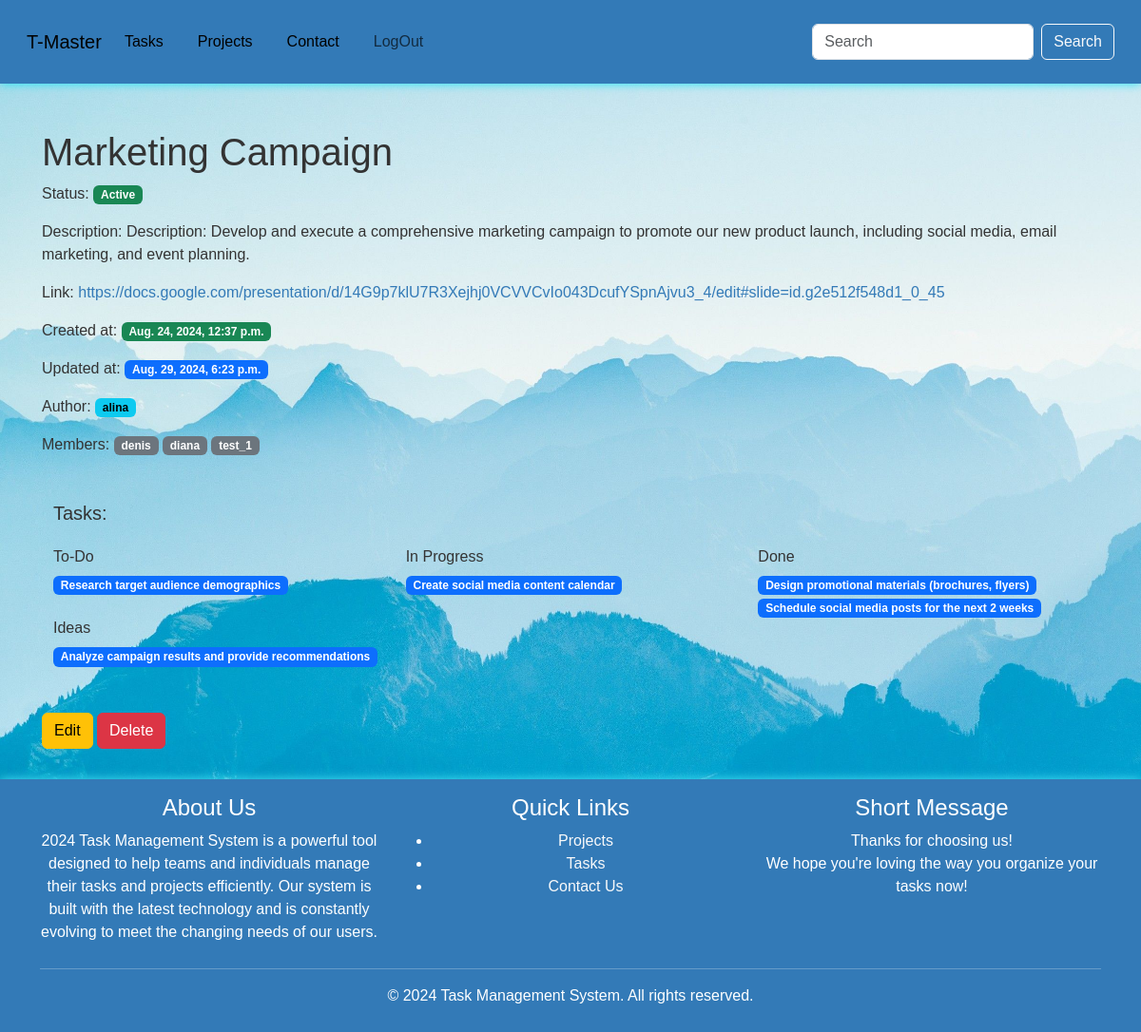
Screenshot of /projects/1/ (signed in) with the database file from the repository.
### system/models.py (models this page shows, shortened)
class Project(models.Model):
    STATUS_CHOICES_P = [
        ("Active", "active"),
        ("Inactive", "inactive"),
        ("Archived", "archived"),
    ]
    title = models.CharField(max_length=200)
    creator_of_project = models.ForeignKey(User, on_delete=models.CASCADE)
    members = models.ManyToManyField(User, related_name= 'member', blank=True)
    description = models.TextField()
    image = models.ImageField(upload_to='pr_img/', blank=True, null=True)
    files = models.FileField(upload_to='pr_files/', blank=True, null=True)
    link = models.URLField(max_length=200, blank=True)
    created_at = models.DateTimeField(auto_now_add=True)
    updated_at = models.DateTimeField(auto_now=True)
    status = models.CharField(max_length=20, choices=STATUS_CHOICES_P, default='active')

class Task(models.Model):
    STATUS_CHOICES = [
        ("To-Do", "todo"),
        ("In Progress", "in_progress"),
        ("Done", "done"),
        ("Ideas", "ideas"),
    ]
    PRIORITY_CHOICES = [
        ("Low", "low"),
        ("Medium", "medium"),
        ("High", "high"),
        ("God Dammit", "gd"),  # why not ;)
    ]
    title = models.CharField(max_length=256)
    creator = models.ForeignKey(User, on_delete=models.CASCADE, related_name="tasks")
    project = models.ForeignKey(Project, on_delete=models.CASCADE, related_name="tasks_in_project",  blank=True, null=True)
    description = models.TextField()
    image = models.ImageField(upload_to='ts_img/', blank=True, null=True)
    files = models.FileField(upload_to='ts_files/', blank=True, null=True)
    link = models.URLField(max_length=200, blank=True, null=True)
    status = models.CharField(max_length=20, choices=STATUS_CHOICES, default="todo")
    priority = models.CharField(max_length=20, choices= PRIORITY_CHOICES, default="medium")
    due_date = models.DateField(null=True, blank=True)
    time = models.DateTimeField(auto_now_add=True, null=True )

### system/views.py (the view)
# urls.py: path('projects/<pk>/', views.ProjectDetailView.as_view(), name='project-detail'),
class ProjectDetailView(LoginRequiredMixin, DetailView):
    model = models.Project
    context_object_name = 'project'
    template_name = 'project_detail.html'

### templates/project_detail.html (shortened to what this page needs)
{% extends 'base.html' %}
{% block content %}
    <div class="container mt-3">
        <h1>{{ project.title }}</h1>
        <p>Status: <span class="badge text-bg-success">{{ project.status }}</span></p>
        <p>Description: {{ project.description }}</p>
        {% if project.link %}
            <p>Link: <a href="{{ project.link }}" target="_blank">{{ project.link }}</a></p>
        {% endif %}
        <p>Created at: <span class="badge text-bg-success">{{ project.created_at }}</span></p>
        <p>Updated at: <span class="badge text-bg-primary">{{ project.updated_at }}</span></p>
        <p>Author: <span class="badge text-bg-info">{{ project.creator_of_project }}</span></p>
        <p>Members:  {%comment %}remember and use in the future{%endcomment%}
            {% for member in project.members.all %}
                <span class="badge text-bg-secondary">{{ member.username }}</span>
            {% empty %}
                <span class="badge text-bg-info">No members</span>
            {% endfor %}
        </p>
        <div class="container mt-5">
            <h5 class="mb-0">Tasks:</h5></br>
            <div class="row">
                <div class="col">
                    <h6>To-Do </h6>
                    {% for task in project.tasks_in_project.all %}
                        {% if task.status == "To-Do" %}
                            <a href="{% url 'system:task-detail' task.id %}">
                                <span class="badge text-bg-primary">{{ task.title }}</span></br>
                            </a>
                        {% endif %}
                    {% empty %}
                        <span class="badge text-bg-secondary">No low status tasks for this project.</span>
                    {% endfor %}
                </div>
                <div class="col">
                    <h6>In Progress </h6>
                    {% for task in project.tasks_in_project.all %}
                        {% if task.status == "In Progress" %}
                            <a href="{% url 'system:task-detail' task.id %}">
                                <span class="badge text-bg-primary">{{ task.title }}</span></br>
                            </a>
                        {% endif %}
                    {% empty %}
                        <span class="badge text-bg-secondary">No medium status tasks for this project.</span>
                    {% endfor %}
                </div>
                <div class="col">
                    <h6>Done </h6>
                    {% for task in project.tasks_in_project.all %}
                        {% if task.status == "Done" %}
                            <a href="{% url 'system:task-detail' task.id %}">
                                <span class="badge text-bg-primary">{{ task.title }}</span></br>
                            </a>
                        {% endif %}
                    {% empty %}
                        <span class="badge text-bg-secondary">No high status tasks for this project.</span>
                    {% endfor %}
                </div>
                <div class="col">
                    <h6>Ideas </h6>
                    {% for task in project.tasks_in_project.all %}
                        {% if task.status == "Ideas" %}
                            <a href="{% url 'system:task-detail' task.id %}">
                                <span class="badge text-bg-primary">{{ task.title }}</span></br>
                            </a>
                        {% endif %}
                    {% empty %}
                        <span class="badge text-bg-secondary">No high status tasks for this project.</span>
                    {% endfor %}
                </div>
            </div>
        </div>
        <br/>
        <br/>
        {% if request.user == project.creator_of_project%}
            <a href="{% url "system:project-update" project.id%}" class="btn btn-warning">Edit</a>
            <a href="{% url "system:project-delete" project.id%}" class="btn btn-danger">Delete</a>
        {%endif%}
    </div>
{% endblock %}

### templates/base.html (style rules this page uses)
* { box-sizing: border-box; margin: 0; padding: 0; }
body { font-family: Arial, sans-serif; font-size: 16px; line-height: 1.5; color: #333; background-color: #f7f7f7; background-image: url('/static/img/background.jpg'); height: 100%; background-position: center; background-repeat: no-repeat; background-size: cover; }
a { text-decoration: none; color: #337ab7; }

### rows the page displays
Project: title "Marketing Campaign", status "Active", description "Description: Develop and execute a comprehensive marketing campaign to promote our new product launch, including social media, email marketing, and event planning.", link "https://docs.google.com/presentation/d/14G9p7klU7R3Xejhj0VCVVCvIo043DcufYSpnAjvu3_4/edit#slide=id.g2e512f548d1_0_45", created_at "Aug. 24, 2024, 12:37 p.m.", updated_at "Aug. 29, 2024, 6:23 p.m.", creator_of_project "alina"
Task: title "Research target audience demographics"
Task: title "Create social media content calendar"
Task: title "Design promotional materials (brochures, flyers)"
Task: title "Schedule social media posts for the next 2 weeks"
Task: title "Analyze campaign results and provide recommendations"

### other values shown
{{ member.username }} "denis"
{{ member.username }} "diana"
{{ member.username }} "test_1"
